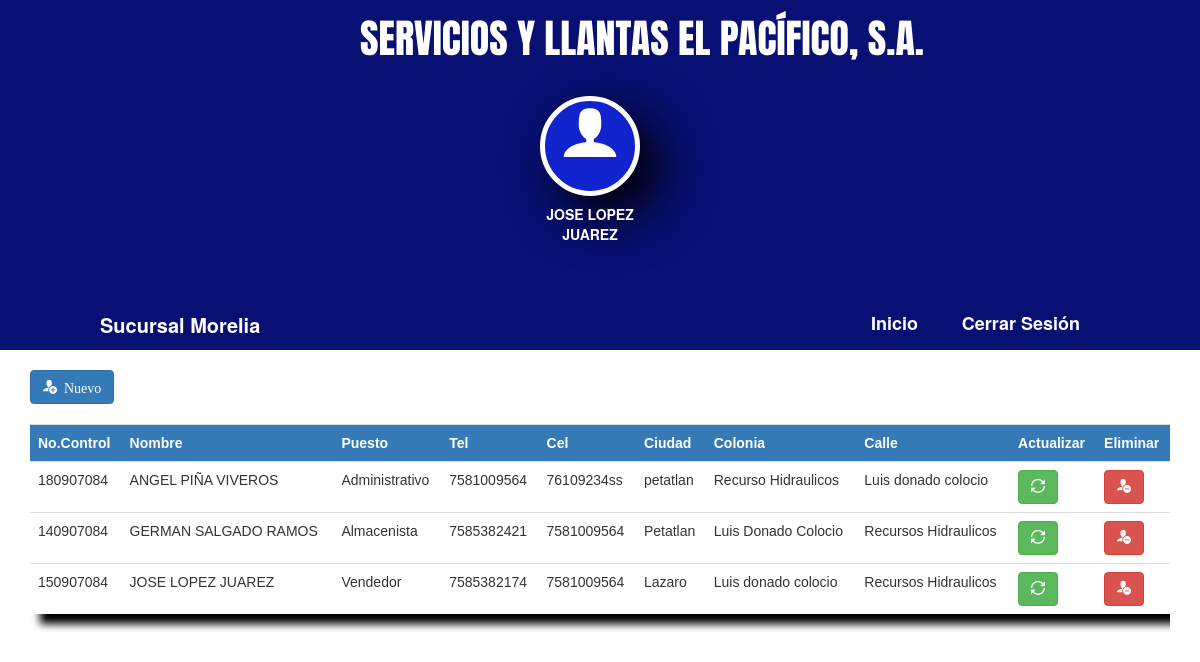
Page /Control/con-admi/cat_ali_usuarios.php (signed in) on the committed database.
### tables this page shows
CREATE TABLE `personal` (
  `Id_persona` int(11) NOT NULL,
  `Nombre` varchar(50) NOT NULL,
  `Pass` varchar(300) NOT NULL,
  `Tipo` varchar(50) NOT NULL,
  `Tel` varchar(10) NOT NULL,
  `Celular` varchar(10) NOT NULL,
  `Ciudad_pe` varchar(50) NOT NULL,
  `Colonia_pe` varchar(50) NOT NULL,
  `Calle_pe` varchar(50) NOT NULL,
  `RFC` varchar(13) NOT NULL,
  `Id_sucu_1` int(11) NOT NULL
);

CREATE TABLE `sucursal` (
  `Id_sucu` int(11) NOT NULL,
  `Administrador` varchar(50) NOT NULL,
  `Ciudad` varchar(50) NOT NULL,
  `Colonia` varchar(50) NOT NULL,
  `Calle` varchar(50) NOT NULL,
  `Correo` varchar(50) NOT NULL,
  `Tel` varchar(10) NOT NULL,
  `RfC` varchar(13) NOT NULL,
  `CP` varchar(5) NOT NULL
);

### Control/con-admi/cat_ali_usuarios.php (called while the page is built, shortened)
<?php
include '../../Vista/Admi/empleados.php';
 ?>

### Vista/Admi/empleados.php (the view, shortened to what this page needs)
<!DOCTYPE html>
<html lang="en">
<head>
	<link rel="stylesheet" type="text/css" href="../../Diseño/css/bootstrap.min.css">
  <link rel="stylesheet" type="text/css" href="../../Diseño/iconos/fonts/style.css">
  <link rel="stylesheet" type="text/css" href="../../Diseño/css-admi/diseño_empeados.css">
</head>
<body>
<?php
  if (!isset($_SESSION["usuario"])) {
    header("location:../../Control/iniciar.php");
  }else {
    include("../../Control/conexion.php");
    $consul="SELECT Id_sucu,Nombre,Ciudad,Tipo FROM personal JOIN sucursal ON sucursal.Id_sucu=personal.Id_sucu_1 WHERE Id_persona=:usua";
    $re=$con->prepare($consul);
    $re->execute(array(":usua"=>$_SESSION['usuario']));
    while ($row=$re->fetch(PDO::FETCH_ASSOC)) {
     $nom=$row['Nombre'];
     $sucu=$row['Ciudad'];
     $Idsu=$row['Id_sucu'];
    }
  }
 ?>
 <header>
  <div class="titulo">SERVICIOS Y LLANTAS EL PACÍFICO, S.A.</div>
    <div class="img">
    <span class="icon-user"></span>
    </div>
    <div class="usuario">
      <?php echo "<strong>".$nom."</strong>";?>
    </div>
</header>
<div class="encabezado">
    <div class="wrapper">
    <div class="logo"><?php echo "Sucursal ".$sucu; ?></div>
      <nav class="barra">
        <a href="../../Vista/Admi/incio-admi.php">Inicio</a>
        <a href="../../Control/cerrar.php">Cerrar Sesión</a>
      </nav>
    </div>
</div>
<br>
<div class="container">
  <a href="../../Vista/registro.php"><button class="btn btn-primary"><span class="icon-user-plus"> Nuevo</span></button></a>
</div>
<br>
<div class="container">
  <div class="table-responsive">
  <table class="table ">
  <tr class="bg-primary">
    <th>No.Control</th>
    <th>Nombre</th>
    <th>Puesto</th>
    <th>Tel</th>
    <th>Cel</th>
    <th>Ciudad</th>
    <th>Colonia</th>
    <th>Calle</th>
    <th>Actualizar</th>
    <th>Eliminar</th>
  </tr>
  <?php
  require '../../Control/conexion.php';
  $sel_empleados="SELECT p.Id_persona,p.Nombre,p.Tipo,p.Tel,p.Celular,p.Ciudad_pe,p.Colonia_pe,p.Calle_pe FROM personal p JOIN sucursal s ON s.Id_sucu=p.Id_sucu_1 WHERE s.Id_sucu=? ORDER BY Nombre ";
  $pre_empeados=$con->prepare($sel_empleados);
  $pre_empeados->execute(array($Idsu));
   while ($row=$pre_empeados->fetch(PDO::FETCH_ASSOC)) {
     echo "
     <tr>
     <td>$row[Id_persona]</td>
     <td>$row[Nombre]</td>
     <td>$row[Tipo]</td>
     <td>$row[Tel]</td>
     <td>$row[Celular]</td>
     <td>$row[Ciudad_pe]</td>
     <td>$row[Colonia_pe]</td>
     <td>$row[Calle_pe]</td>
   <td><a href='../../Vista/Admi/empleados.php?c=$row[Id_persona]&&
   n=$row[Nombre]&&
   t=$row[Tel]&&
   cel=$row[Celular]&&
   ci=$row[Ciudad_pe]&&
   col=$row[Colonia_pe]&&
   calle=$row[Calle_pe]&&p=$row[Tipo]'><button class='btn btn-success'><span class='icon-loop2'></span></button></a></td>
   <td><a href='../../Vista/Admi/empleados.php?eliminar=$row[Id_persona]'><button class='btn btn-danger'><span class='icon-user-minus'></span></button></a></td>
     </tr>
     ";
    }
   ?>
</table>
  </div>
</div>
</body>
</html>

### Diseño/css-admi/diseño_empeados.css (style rules this page uses)
* { padding: 0px; margin:0px; }
body { background: #fff; }
header { width: 100%; height: 300px; background: #081073; }
.usuario { position:absolute; width: 100px; height: 50px; color: #ffffff; left:45%; margin-top: 17%; text-align: center; }
.img { position: absolute; width: 100px; height: 100px; background:#1123CC; left: 45%; margin-top: 8%; color: #ffffff; text-align: center; border-radius: 100%; border: 5px solid #ffffff; box-shadow: 20px 20px 50px black; }
.icon-user { font-size: 60px; }
.container a { text-decoration: none; }
.encabezado { width: 100%; background:#081073; color: #ffffff; overflow: hidden; }
.titulo { font-size: 40px; color: #fff; position: absolute; left: 30%; top:10px; font-family: 'Anton', sans-serif; }
.wrapper { width: 90%; max-width: 1000px; margin: auto; overflow: hidden; }
.encabezado .logo { color: #fff; font-size: 20px; line-height: 50px; font-weight: bold; float: left; }
.encabezado .barra { float: right; line-height: 20px; }
.encabezado .barra a { display: inline-block; color: #fff; text-decoration: none; padding:10px 20px; line-height: normal; font-size: 18px; font-weight: bold; -webkit-transition: all 500ms ease; -moz-transition: all 500ms ease; -ms-transition: all 500ms ease; -o-transition: all 500ms ease; transition: all 500ms ease; }
.table { font-family:Arial; box-shadow: 10px 10px 8px black; }

### rows in the picture
personal: Nombre "JOSE LOPEZ JUAREZ", Id_sucu_1.Ciudad "Morelia", Id_persona "150907084", Tipo "Vendedor", Tel "7585382174", Celular "7581009564", Ciudad_pe "Lazaro", Colonia_pe "Luis donado colocio", Calle_pe "Recursos Hidraulicos"
personal: Id_persona "180907084", Nombre "ANGEL PIÑA VIVEROS", Tipo "Administrativo", Tel "7581009564", Celular "76109234ss", Ciudad_pe "petatlan", Colonia_pe "Recurso Hidraulicos", Calle_pe "Luis donado colocio"
personal: Id_persona "140907084", Nombre "GERMAN SALGADO RAMOS", Tipo "Almacenista", Tel "7585382421", Celular "7581009564", Ciudad_pe "Petatlan", Colonia_pe "Luis Donado Colocio", Calle_pe "Recursos Hidraulicos"
